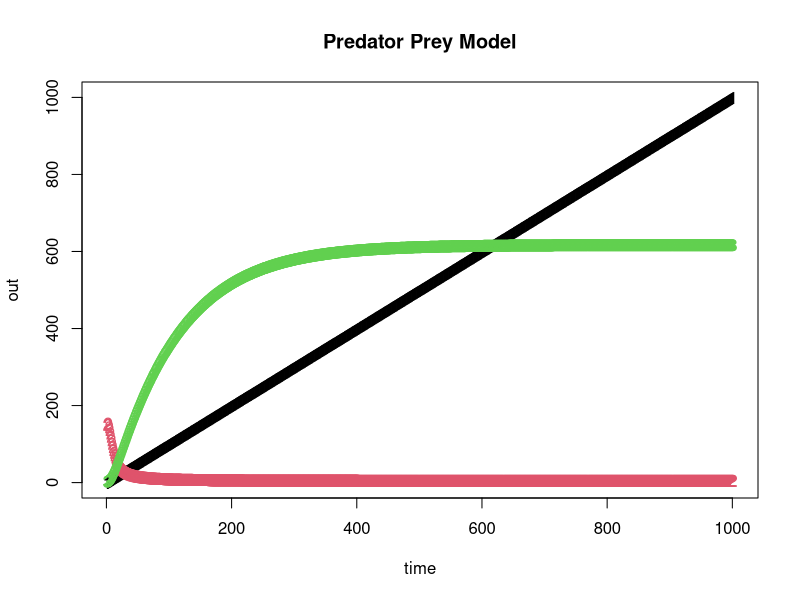

Source code (R): (Note: this script raises an error after producing the figure.)
#lotka Volterra predator prey model

#For this model, we will need to use the deSolve package
library(deSolve)

#Writing the Lotka-Volterra predatory prey model as a function:
pred_prey <- function(t, state, parameters){
  with(as.list(c(state, parameters)), {
    #type III Functional response
    dprey=(r*N*(1-(N/K_prey)))-((k_max*(N^2))/((N^2)+(D^2)))*P #with density dependence
    #dprey=(r*N)-((k_max*(N^2))/((N^2)+(D^2)))*P #without density dependence
    dpredator= beta*P*N - (delta*P)
    
    #return rate of change
    list(c(dprey, dpredator))
    
  })
  
}


#parameters:
#r = growth rate of prey pop (gophers/season)
#N = starting population of prey 
#P = starting population of predator
#K = carrying capacity of prey
#alpha = attack rate of predator (or capture efficiency; the larger alpha is, the more the per
  #capita growth rate of the prey population is depressed by the addition of a single predator)
#beta= assimilation efficiency (efficiency of turning gophers into per capita growth)
#delta = death rate of predator
#k_max = maximum feeding rate (1/handling time)
#D = half saturation constant (1/(alpha*handling time))

#vectors of parameters and state variables, this allows us to easily change either of them
parameters <- c(r = log(3.47), alpha = 1.68, beta = 0.002, delta = 0.01, K_prey=175, k_max=7.199e3, D=4.285e3)
state<-c(N = 150, P = 2)
times<- seq(0, 1000, by = 1)


out<- ode(y=state, times = times, func = pred_prey, parms = parameters)
matplot(out, xlab="time", main = "Predator Prey Model")


#calculating the functional response
func_response<-NULL
for (i in 1:length(out[,2])){
  for(j in 1:length(out[,3])){
    func_response[i]<-((k_max*(out[i,2]^2))/((out[i,2]^2)+(D^2)))*out[j,3]
  }
}


plot(out[,2], func_response)
